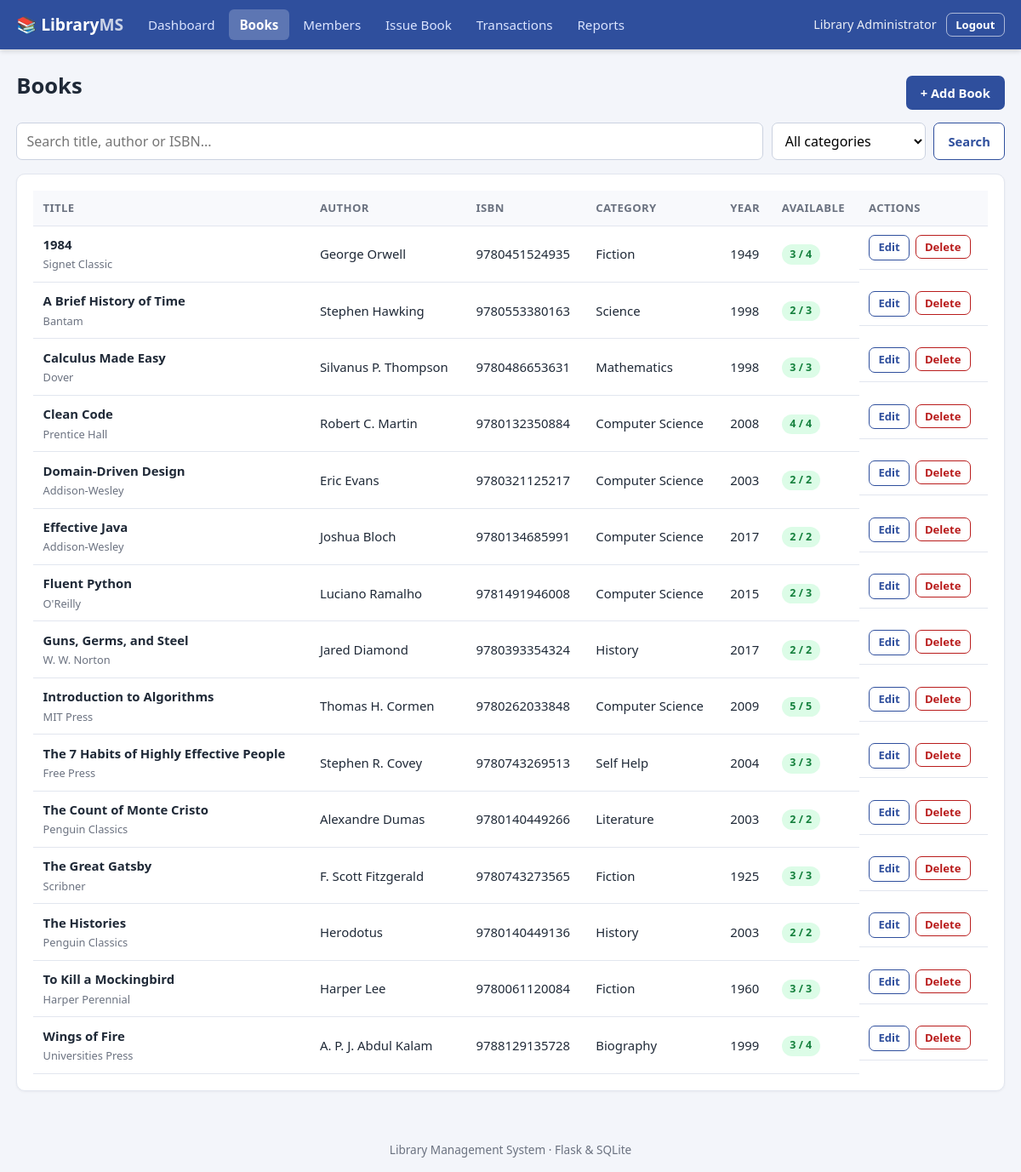
/books (signed in), run on the app's committed database.
### tables this page shows
CREATE TABLE books (
    id               INTEGER PRIMARY KEY AUTOINCREMENT,
    isbn             TEXT NOT NULL UNIQUE,
    title            TEXT NOT NULL,
    author           TEXT NOT NULL,
    publisher        TEXT,
    year             INTEGER,
    category_id      INTEGER REFERENCES categories(id) ON DELETE SET NULL,
    total_copies     INTEGER NOT NULL DEFAULT 1 CHECK (total_copies >= 0),
    available_copies INTEGER NOT NULL DEFAULT 1 CHECK (available_copies >= 0)
);

CREATE TABLE categories (
    id   INTEGER PRIMARY KEY AUTOINCREMENT,
    name TEXT NOT NULL UNIQUE
);

### app.py (the view)
@app.route("/books")
@login_required
def books():
    q = request.args.get("q", "").strip()
    category = request.args.get("category", "").strip()
    cats = get_conn().execute("SELECT * FROM categories ORDER BY name").fetchall()
    return render_template("books.html", books=book_query(q, category), categories=cats,
                           q=q, category=category)

### app.py (called while the page is built)
def get_conn():
    if "conn" not in g:
        g.conn = db.get_db()
    return g.conn

@app.teardown_appcontext
def close_conn(_exc):
    conn = g.pop("conn", None)
    if conn is not None:
        conn.close()

def login_required(view):
    @wraps(view)
    def wrapped(*args, **kwargs):
        if "user_id" not in session:
            return redirect(url_for("login", next=request.path))
        return view(*args, **kwargs)
    return wrapped

def csrf_token():
    if "_csrf" not in session:
        session["_csrf"] = secrets.token_hex(16)
    return session["_csrf"]

@app.before_request
def protect_post():
    if request.method == "POST":
        sent = request.form.get("_csrf") or request.headers.get("X-CSRF-Token")
        if not sent or sent != session.get("_csrf"):
            abort(400, "Invalid or missing CSRF token. Please reload the page and try again.")

@app.context_processor
def inject_globals():
    return {"today": date.today().isoformat(), "loan_days": db.LOAN_DAYS,
            "fine_per_day": db.FINE_PER_DAY}

def book_query(q="", category=""):
    sql = """SELECT b.*, c.name AS category FROM books b
             LEFT JOIN categories c ON c.id = b.category_id WHERE 1=1"""
    params = []
    if q:
        sql += " AND (b.title LIKE ? OR b.author LIKE ? OR b.isbn LIKE ?)"
        params += [f"%{q}%"] * 3
    if category:
        sql += " AND b.category_id = ?"
        params.append(category)
    sql += " ORDER BY b.title"
    return get_conn().execute(sql, params).fetchall()

### database.py (called while the page is built)
def get_db():
    conn = sqlite3.connect(DB_PATH)
    conn.row_factory = sqlite3.Row
    conn.execute("PRAGMA foreign_keys = ON")
    return conn

### Library_Management_System/templates/books.html (shortened to what this page needs)
{% extends "base.html" %}
{% block content %}
<div class="page-head">
  <h1>Books</h1>
  <a class="btn btn-primary" href="{{ url_for('add_book') }}">+ Add Book</a>
</div>
<form class="filters" method="get" id="bookFilter">
  <input type="search" name="q" id="liveSearch" placeholder="Search title, author or ISBN..." value="{{ q }}">
  <select name="category">
    <option value="">All categories</option>
  </select>
  <button class="btn btn-outline" type="submit">Search</button>
</form>
<div class="card table-wrap">
  <table id="booksTable">
    <thead><tr><th>Title</th><th>Author</th><th>ISBN</th><th>Category</th><th>Year</th><th>Available</th><th>Actions</th></tr></thead>
    <tbody>
    {% for b in books %}
      <tr>
        <td><strong>{{ b.title }}</strong><br><small class="muted">{{ b.publisher or '' }}</small></td>
        <td>{{ b.author }}</td>
        <td>{{ b.isbn }}</td>
        <td>{{ b.category or '-' }}</td>
        <td>{{ b.year or '-' }}</td>
        <td><span class="badge badge-{{ 'ok' if b.available_copies > 0 else 'danger' }}">{{ b.available_copies }} / {{ b.total_copies }}</span></td>
        <td class="actions">
          <a class="btn btn-small btn-outline" href="{{ url_for('edit_book', book_id=b.id) }}">Edit</a>
          <form method="post" action="{{ url_for('delete_book', book_id=b.id) }}" data-confirm="Delete '{{ b.title }}'? This cannot be undone.">
            <button class="btn btn-small btn-danger" type="submit">Delete</button>
          </form>
        </td>
      </tr>
    {% else %}
      <tr><td colspan="7" class="empty">No books found.</td></tr>
    {% endfor %}
    </tbody>
  </table>
</div>
{% endblock %}

### Library_Management_System/static/css/style.css (style rules this page uses)
:root { --primary: #2f4f9d; --primary-dark: #223a77; --bg: #f3f5fa; --card: #ffffff; --text: #1f2937; --muted: #6b7280; --border: #e2e6ef; --ok: #15803d; --ok-bg: #dcfce7; --warn: #a16207; --warn-bg: #fef3c7; --danger: #b91c1c; --danger-bg: #fee2e2; --info-bg: #dbeafe; --info: #1d4ed8; }
* { box-sizing: border-box; }
body { margin: 0; font-family: "Segoe UI", system-ui, -apple-system, Roboto, Arial, sans-serif; background: var(--bg); color: var(--text); line-height: 1.5; min-height: 100vh; display: flex; flex-direction: column; }
h1 { font-size: 1.6rem; margin: 0 0 1rem; }
a { color: var(--primary); }
.muted { color: var(--muted); }
small { font-size: .8rem; }
.page-head { display: flex; justify-content: space-between; align-items: center; gap: 1rem; flex-wrap: wrap; margin-bottom: .5rem; }
.card { background: var(--card); border: 1px solid var(--border); border-radius: 10px; padding: 1.2rem; box-shadow: 0 1px 3px rgba(16,24,40,.05); margin-bottom: 1.2rem; }
.table-wrap { overflow-x: auto; }
table { width: 100%; border-collapse: collapse; font-size: .93rem; }
th, td { text-align: left; padding: .65rem .7rem; border-bottom: 1px solid var(--border); vertical-align: middle; }
th { background: #f8f9fc; font-weight: 600; font-size: .82rem; text-transform: uppercase; letter-spacing: .03em; color: var(--muted); }
.actions { display: flex; gap: .4rem; white-space: nowrap; }
.actions form, td form { margin: 0; display: inline; }
.badge { display: inline-block; padding: .15rem .6rem; border-radius: 999px; font-size: .78rem; font-weight: 600; }
.badge-ok { background: var(--ok-bg); color: var(--ok); }
.btn { display: inline-block; padding: .5rem 1rem; border-radius: 7px; border: 1px solid transparent; font-size: .92rem; font-weight: 600; cursor: pointer; text-decoration: none; font-family: inherit; }
.btn-primary { background: var(--primary); color: #fff; }
.btn-outline { background: #fff; color: var(--primary); border-color: var(--primary); }
.btn-danger { background: #fff; color: var(--danger); border-color: var(--danger); }
.btn-small { padding: .25rem .65rem; font-size: .82rem; }
input, select, textarea { font: inherit; padding: .55rem .7rem; border: 1px solid #cbd2e0; border-radius: 7px; background: #fff; width: 100%; }
.filters { display: flex; gap: .6rem; margin: .5rem 0 1rem; flex-wrap: wrap; }
.filters input { flex: 1; min-width: 220px; }
.filters select { width: auto; min-width: 180px; }

### data on the page
books: title "1984", publisher "Signet Classic", author "George Orwell", isbn "9780451524935", name "Fiction", year "1949", available_copies "3", total_copies "4"
books: title "A Brief History of Time", publisher "Bantam", author "Stephen Hawking", isbn "9780553380163", name "Science", year "1998", available_copies "2", total_copies "3"
books: title "Calculus Made Easy", publisher "Dover", author "Silvanus P. Thompson", isbn "9780486653631", name "Mathematics", year "1998", available_copies "3", total_copies "3"
books: title "Clean Code", publisher "Prentice Hall", author "Robert C. Martin", isbn "9780132350884", name "Computer Science", year "2008", available_copies "4", total_copies "4"
books: title "Domain-Driven Design", publisher "Addison-Wesley", author "Eric Evans", isbn "9780321125217", name "Computer Science", year "2003", available_copies "2", total_copies "2"
books: title "Effective Java", publisher "Addison-Wesley", author "Joshua Bloch", isbn "9780134685991", name "Computer Science", year "2017", available_copies "2", total_copies "2"
books: title "Fluent Python", publisher "O'Reilly", author "Luciano Ramalho", isbn "9781491946008", name "Computer Science", year "2015", available_copies "2", total_copies "3"
books: title "Guns, Germs, and Steel", publisher "W. W. Norton", author "Jared Diamond", isbn "9780393354324", name "History", year "2017", available_copies "2", total_copies "2"
books: title "Introduction to Algorithms", publisher "MIT Press", author "Thomas H. Cormen", isbn "9780262033848", name "Computer Science", year "2009", available_copies "5", total_copies "5"
books: title "The 7 Habits of Highly Effective People", publisher "Free Press", author "Stephen R. Covey", isbn "9780743269513", name "Self Help", year "2004", available_copies "3", total_copies "3"
books: title "The Count of Monte Cristo", publisher "Penguin Classics", author "Alexandre Dumas", isbn "9780140449266", name "Literature", year "2003", available_copies "2", total_copies "2"
books: title "The Great Gatsby", publisher "Scribner", author "F. Scott Fitzgerald", isbn "9780743273565", name "Fiction", year "1925", available_copies "3", total_copies "3"
books: title "The Histories", publisher "Penguin Classics", author "Herodotus", isbn "9780140449136", name "History", year "2003", available_copies "2", total_copies "2"
books: title "To Kill a Mockingbird", publisher "Harper Perennial", author "Harper Lee", isbn "9780061120084", name "Fiction", year "1960", available_copies "3", total_copies "3"
books: title "Wings of Fire", publisher "Universities Press", author "A. P. J. Abdul Kalam", isbn "9788129135728", name "Biography", year "1999", available_copies "3", total_copies "4"

### other printed values
{{ session.full_name }} "Library Administrator"
